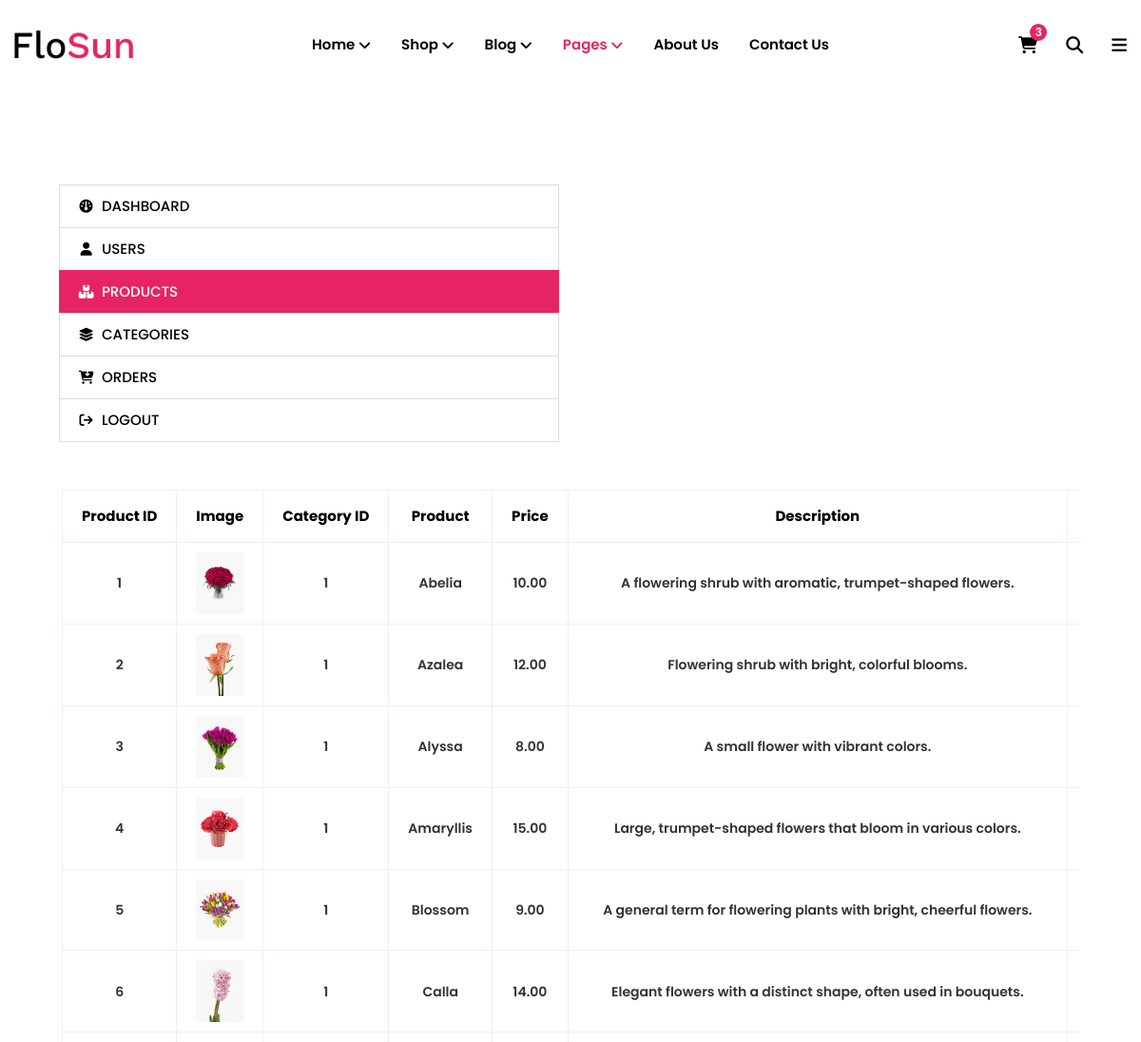
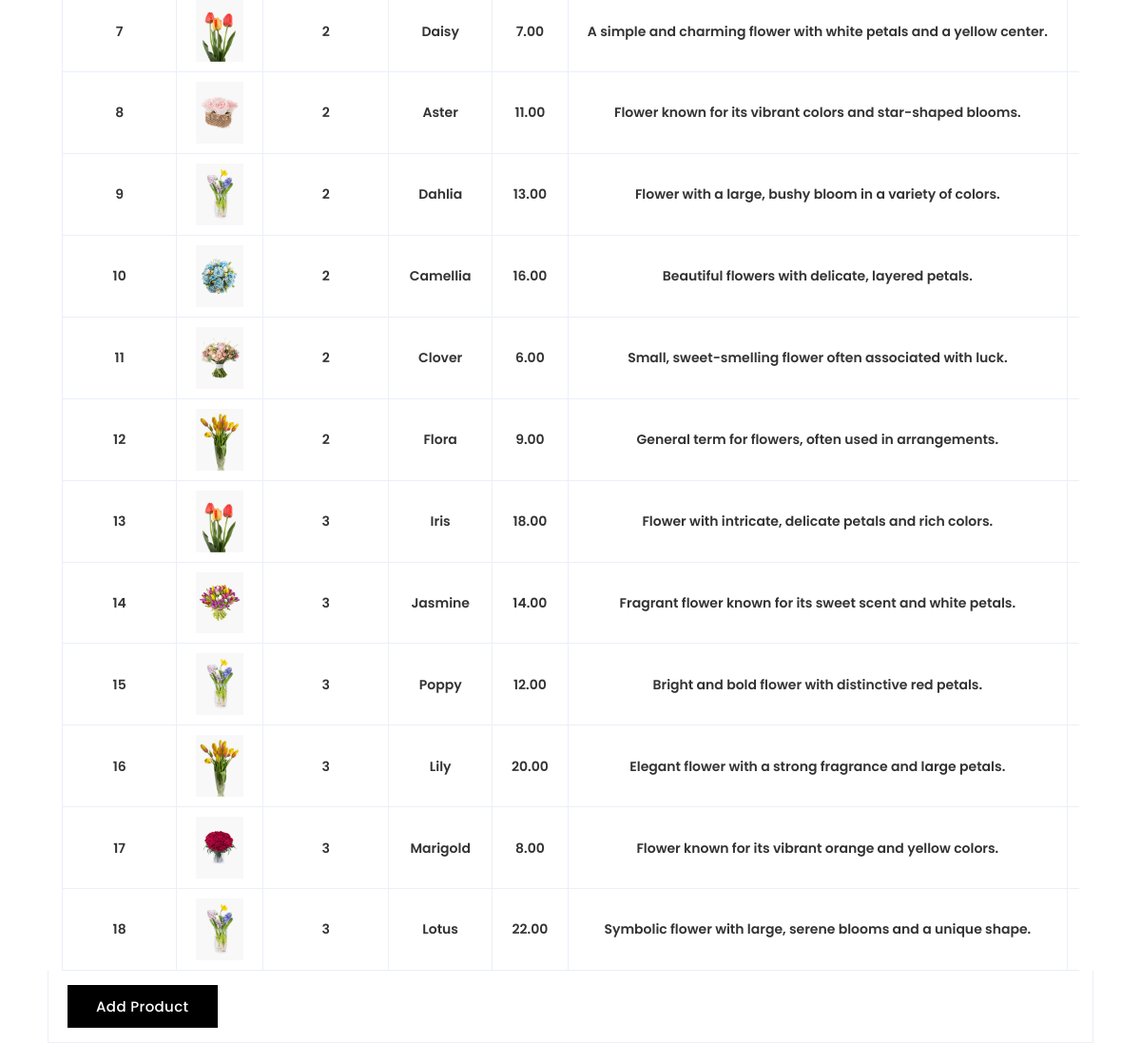
The app's page /adminProducts.php (signed in) with its own data (2 pictures, top to bottom).
### tables this page shows
CREATE TABLE `products` (
  `id` int(11) NOT NULL,
  `category_id` int(11) DEFAULT NULL,
  `name` varchar(100) NOT NULL,
  `description` text DEFAULT NULL,
  `price` decimal(10,2) NOT NULL,
  `stock` int(11) NOT NULL,
  `created_at` timestamp NOT NULL DEFAULT current_timestamp(),
  `path` varchar(255) DEFAULT NULL,
  `discount` float NOT NULL
);

### adminProducts.php (the view, shortened to what this page needs)
<?php
    require_once("config.php");
  function db_get(string $table, string $condition): mixed
    {
        global $conn;
        $sql = "SELECT * FROM " . $table . " " .  $condition;
        $query = mysqli_query($conn, $sql);
        $num = mysqli_num_rows($query);
        return [
            'num' => $num,
            'query' => $query
        ];
    }
    $data = db_get("products","");
?>
<!DOCTYPE html>
<html class="no-js" lang="en">
  <head>
    <link rel="stylesheet" href="assets/css/vendor/bootstrap.min.css" />
    <link rel="stylesheet" href="assets/css/vendor/font.awesome.min.css" />
    <link rel="stylesheet" href="https://cdnjs.cloudflare.com/ajax/libs/font-awesome/6.6.0/css/all.min.css" />
    <link rel="stylesheet" href="assets/css/vendor/linearicons.min.css" />
    <link rel="stylesheet" href="assets/css/plugins/swiper-bundle.min.css" />
    <link rel="stylesheet" href="assets/css/plugins/animate.min.css" />
    <link rel="stylesheet" href="assets/css/plugins/jquery-ui.min.css" />
    <link rel="stylesheet" href="assets/css/plugins/nice-select.min.css" />
    <link rel="stylesheet" href="assets/css/plugins/magnific-popup.css" />
    <link rel="stylesheet" href="assets/css/style.css" />
  </head>
  <body>
    <header class="main-header-area">
      <div class="main-header header-sticky">
        <div class="container custom-area">
          <div class="row align-items-center">
            <div class="col-lg-2 col-xl-2 col-md-6 col-6 col-custom">
              <div class="header-logo d-flex align-items-center">
                <a href="index.html">
                  <img
                    class="img-full"
                    src="assets/images/logo/logo.png"
                    alt="Header Logo"
                  />
                </a>
              </div>
            </div>
            <div
              class="col-lg-8 d-none d-lg-flex justify-content-center col-custom"
            >
              <nav class="main-nav d-none d-lg-flex">
                <ul class="nav">
                  <li>
                    <a href="index.html">
                      <span class="menu-text"> Home</span>
                      <i class="fa fa-angle-down"></i>
                    </a>
                  </li>
                  <li>
                    <a href="shop.html">
                      <span class="menu-text">Shop</span>
                      <i class="fa fa-angle-down"></i>
                    </a>
                  </li>
                  <li>
                    <a href="blog-details-fullwidth.html">
                      <span class="menu-text"> Blog</span>
                      <i class="fa fa-angle-down"></i>
                    </a>
                  </li>
                  <li>
                    <a class="active" href="#">
                      <span class="menu-text"> Pages</span>
                      <i class="fa fa-angle-down"></i>
                    </a>
                  </li>
                  <li>
                    <a href="about-us.html">
                      <span class="menu-text"> About Us</span>
                    </a>
                  </li>
                  <li>
                    <a href="contact-us.html">
                      <span class="menu-text">Contact Us</span>
                    </a>
                  </li>
                </ul>
              </nav>
            </div>
            <div class="col-lg-2 col-md-6 col-6 col-custom">
              <div class="header-right-area main-nav">
                <ul class="nav">
                  <li class="minicart-wrap">
                    <a href="#" class="minicart-btn toolbar-btn">
                      <i class="fa fa-shopping-cart"></i>
                      <span class="cart-item_count">3</span>
                    </a>
                  </li>
                  <li class="sidemenu-wrap">
                    <a href="#"><i class="fa fa-search"></i> </a>
                  </li>
                  <li class="account-menu-wrap d-none d-lg-flex">
                    <a href="#" class="off-canvas-menu-btn">
                      <i class="fa fa-bars"></i>
                    </a>
                  </li>
                </ul>
              </div>
            </div>
          </div>
        </div>
      </div>
    </header>
    <div class="my-account-wrapper mt-no-text">
      <div class="container container-default-2 custom-area">
        <div class="row">
          <div class="col-lg-12 col-custom">
            <div class="myaccount-page-wrapper">
              <div class="container-fluid">
                <div class="row">
                  <div
                    class="myaccount-page-wrapper"
                    style="width: 50%; margin-bottom: 50px"
                  >
                  <div class="myaccount-tab-menu nav" role="tablist">
                    <a href="AdminDashboard.php"><i class="fa fa-dashboard"></i> Dashboard</a>
                    <a href="AdminUser.php"><i class="fa fa-user"></i> Users</a>
                    <a href="adminProducts.php" class="active"><i class="fa-solid fa-boxes-stacked"></i> Products</a>
                    <a href="Admincategories.php"><i class="fa-solid fa-layer-group"></i> Categories</a>
                    <a href="AdminOrders.php"  ><i class="fa fa-cart-arrow-down"></i> Orders</a>
                    <a href="logout.php"><i class="fa fa-sign-out"></i> Logout</a>
                  </div>
                  </div>
                  <div class="cart-main-wrapper col-custom">
  <div class="cart-table table-responsive">
    <table class="table table-bordered">
      <thead>
        <tr>
          <th class="pro-id" style="width: 60px">Product ID</th>
          <th class="pro-thumbnail" style="width: 80px">Image</th>
          <th class="pro-category" style="width: 80px">Category ID</th>
          <th class="pro-title" style="width: 150px">Product</th>
          <th class="pro-price" style="width: 80px">Price</th>
          <th class="pro-description" style="width: 200px">Description</th>
          <th class="pro-stock" style="width: 80px">Stock</th>
        </tr>
      </thead>
      <tbody>
        <?php while ($row = mysqli_fetch_assoc($data['query'])): ?>
        <tr>
          <td class="pro-id"><span><?php echo $row['id']; ?></span></td>
          <td class="pro-thumbnail">
            <img class="img-fluid" src="uploaded_img/<?php echo $row['path']; ?>" alt="Product" style="width: 60px; height: auto" />
          </td>
          <td class="pro-category"><span><?php echo $row['category_id']; ?></span></td>
          <td class="pro-title"><?php echo $row['name']; ?></td>
          <td class="pro-price"><span><?php echo $row['price']; ?></span></td>
          <td class="pro-description" style="width: 200px;"><?php echo $row['description']; ?></td>
          <td class="pro-stock"><span><?php echo $row['stock']; ?></span></td>
        </tr>
        <?php endwhile; ?>
      </tbody>
    </table>
  </div>
</div>
                    <div
                      class="cart-update-option d-block d-md-flex justify-content-between"
                    >
                      <div class="cart-update mt-sm-16">
                        <a
                          href="AddProduct.php"
                          class="btn flosun-button primary-btn rounded-0 black-btn"
                          >Add Product</a
                        >
                      </div>
                    </div>
                  </div>
                </div>
              </div>
            </div>
          </div>
        </div>
      </div>
  </body>
</html>

### records on screen
products: id "1", path (picture), category "1", name "Abelia", price "10.00", description "A flowering shrub with aromatic, trumpet-shaped flowers."
products: id "2", path (picture), category "1", name "Azalea", price "12.00", description "Flowering shrub with bright, colorful blooms."
products: id "3", path (picture), category "1", name "Alyssa", price "8.00", description "A small flower with vibrant colors."
products: id "4", path (picture), category "1", name "Amaryllis", price "15.00", description "Large, trumpet-shaped flowers that bloom in various colors."
products: id "5", path (picture), category "1", name "Blossom", price "9.00", description "A general term for flowering plants with bright, cheerful flowers."
products: id "6", path (picture), category "1", name "Calla", price "14.00", description "Elegant flowers with a distinct shape, often used in bouquets."
products: id "7", path (picture), category "2", name "Daisy", price "7.00", description "A simple and charming flower with white petals and a yellow center."
products: id "8", path (picture), category "2", name "Aster", price "11.00", description "Flower known for its vibrant colors and star-shaped blooms."
products: id "9", path (picture), category "2", name "Dahlia", price "13.00", description "Flower with a large, bushy bloom in a variety of colors."
products: id "10", path (picture), category "2", name "Camellia", price "16.00", description "Beautiful flowers with delicate, layered petals."
products: id "11", path (picture), category "2", name "Clover", price "6.00", description "Small, sweet-smelling flower often associated with luck."
products: id "12", path (picture), category "2", name "Flora", price "9.00", description "General term for flowers, often used in arrangements."
products: id "13", path (picture), category "3", name "Iris", price "18.00", description "Flower with intricate, delicate petals and rich colors."
products: id "14", path (picture), category "3", name "Jasmine", price "14.00", description "Fragrant flower known for its sweet scent and white petals."
products: id "15", path (picture), category "3", name "Poppy", price "12.00", description "Bright and bold flower with distinctive red petals."
products: id "16", path (picture), category "3", name "Lily", price "20.00", description "Elegant flower with a strong fragrance and large petals."
products: id "17", path (picture), category "3", name "Marigold", price "8.00", description "Flower known for its vibrant orange and yellow colors."
products: id "18", path (picture), category "3", name "Lotus", price "22.00", description "Symbolic flower with large, serene blooms and a unique shape."
